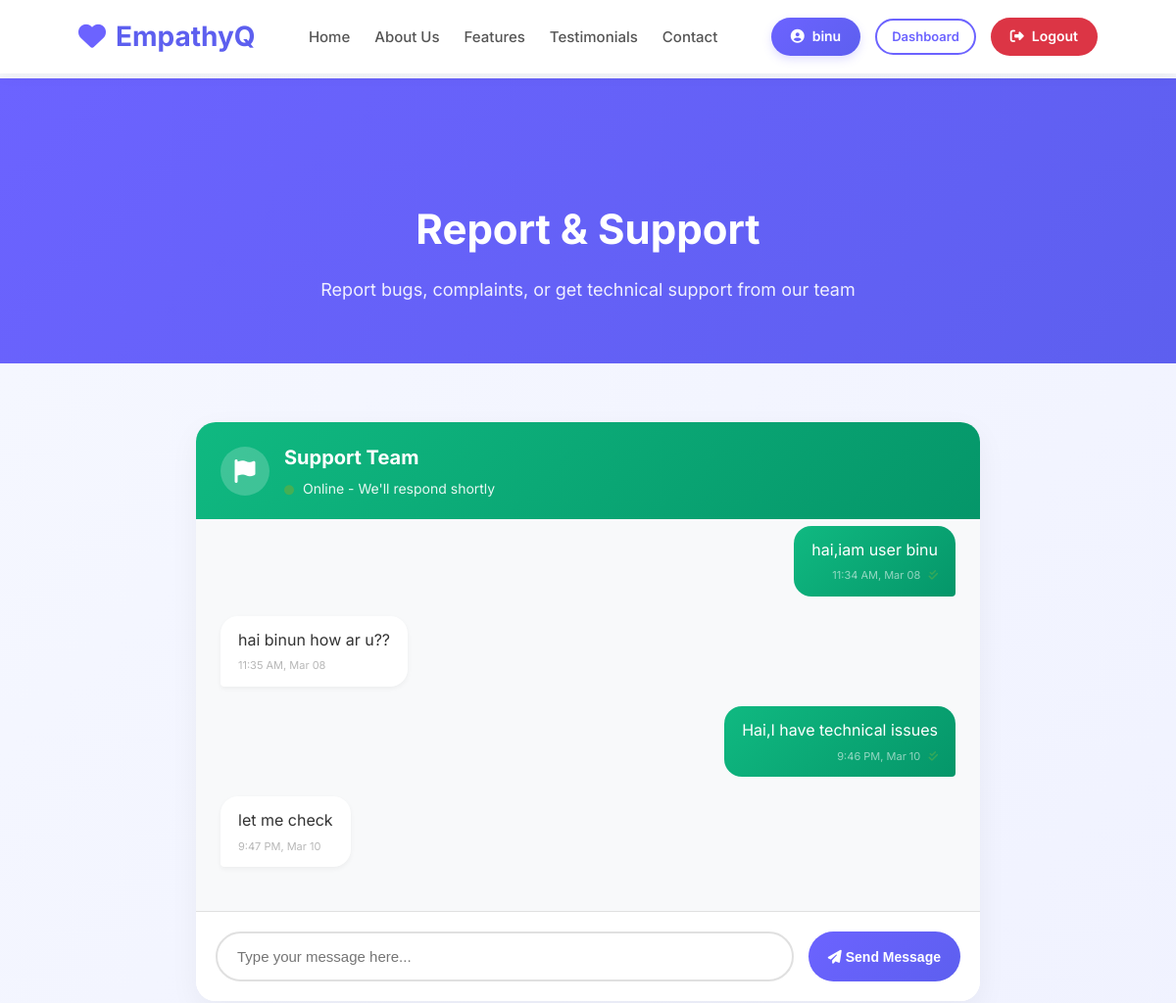
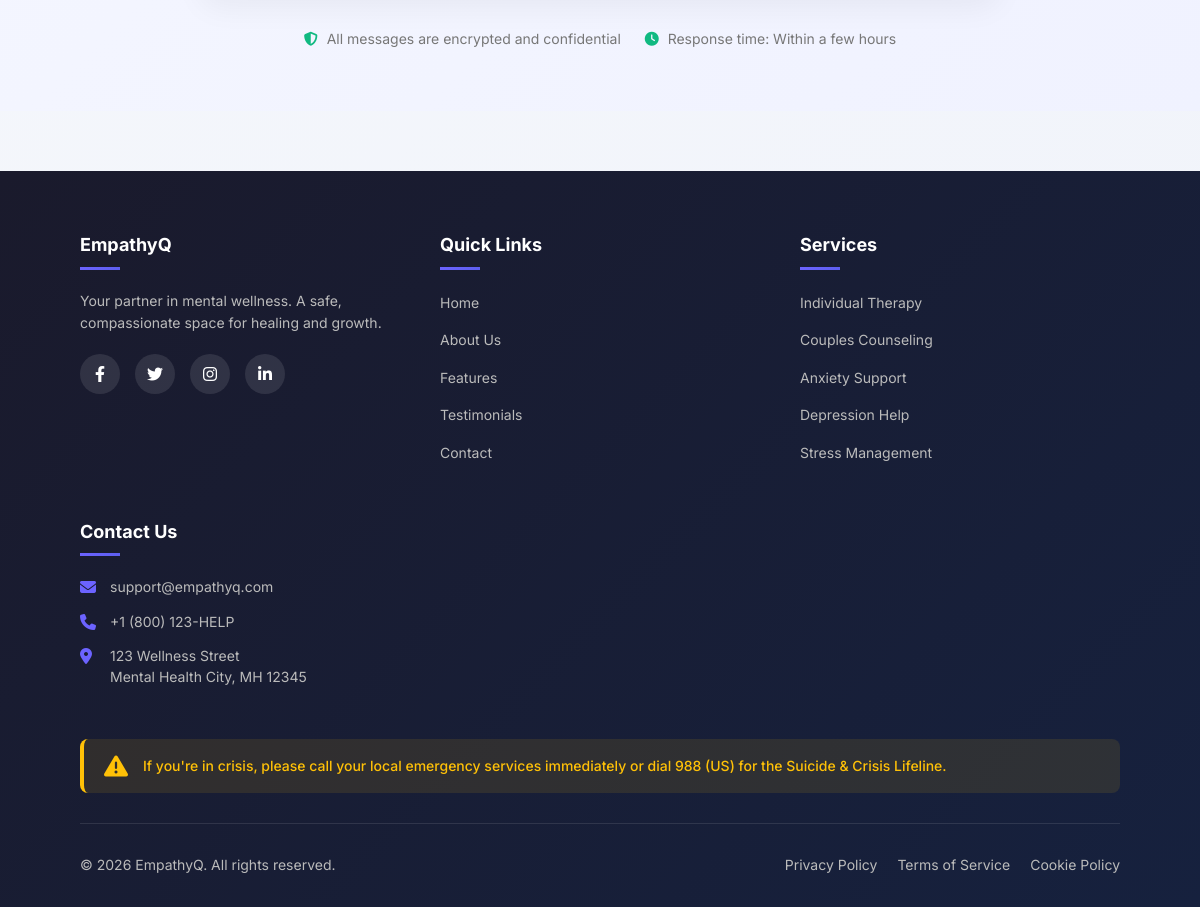
Page /user/chat/ (signed in) on the committed database (2 pictures, top to bottom).
### accounts/models.py (models this page shows, shortened)
class User(AbstractUser):
    USER = 'user'
    EXPERT = 'expert'
    ADMIN = 'admin'
    ROLE_CHOICES = [
        (USER, 'User'),
        (EXPERT, 'Expert'),
        (ADMIN, 'Admin'),
    ]
    role = models.CharField(
        max_length=10,
        choices=ROLE_CHOICES,
        default=USER
    )
    is_blocked = models.BooleanField(default=False, help_text="Designates whether the user is blocked by admin")
    blocked_reason = models.TextField(blank=True, null=True, help_text="Reason for blocking the user")
    blocked_at = models.DateTimeField(null=True, blank=True)
    blocked_by = models.ForeignKey('self', on_delete=models.SET_NULL, null=True, blank=True, related_name='blocked_users')

class ChatMessage(models.Model):
    sender = models.ForeignKey(User, on_delete=models.CASCADE, related_name='sent_messages')
    recipient = models.ForeignKey(User, on_delete=models.CASCADE, related_name='received_messages', null=True, blank=True)
    message = models.TextField()
    timestamp = models.DateTimeField(auto_now_add=True)
    is_read = models.BooleanField(default=False)
    is_admin_reply = models.BooleanField(default=False)
    conversation_id = models.CharField(max_length=100, blank=True)
    class Meta:
        ordering = ['timestamp']

### user/views.py (the view, shortened to what this page needs)
# urls.py: path('chat/', views.chat_support, name='chat'),  # Keep original
@login_required
def chat_support(request):
    admin_user = User.objects.filter(is_superuser=True).first()
    if not admin_user:
        messages.error(request, 'No admin available for chat. Please try again later.')
        return redirect('accounts:user_dashboard')
    conversation = AdminChatMessage.objects.filter(
        Q(sender=request.user, recipient=admin_user) |
        Q(sender=admin_user, recipient=request.user)
    ).order_by('timestamp')
    unread_messages = conversation.filter(
        sender=admin_user,
        recipient=request.user,
        is_read=False
    )
    unread_messages.update(is_read=True)
    context = {
        'conversation': conversation,
        'admin_user': admin_user,
    }
    return render(request, 'user/chat.html', context)

### user/templates/user/chat.html (shortened to what this page needs)
{% extends 'base.html' %}
{% block content %}
<section class="page-header">
    <div class="container">
        <h1>Report & Support</h1>
        <p>Report bugs, complaints, or get technical support from our team</p>
    </div>
</section>
<section class="chat-section">
    <div class="container">
        <div class="chat-container">
            <div class="chat-header">
                <div class="chat-header-icon">
                    <i class="fas fa-flag"></i>
                </div>
                <div class="chat-header-info">
                    <h2>Support Team</h2>
                    <p>
                        <i class="fas fa-circle" style="font-size: 10px; margin-right: 5px; color: #4caf50;"></i>
                        Online - We'll respond shortly
                    </p>
                </div>
            </div>
            <div class="chat-messages" id="chatMessages">
                {% if conversation %}
                    {% for msg in conversation %}
                        <div class="message {% if msg.sender == request.user %}sent{% else %}received{% endif %}">
                            <div class="message-bubble">
                                <p>{{ msg.message }}</p>
                                <div class="message-time">
                                    {{ msg.timestamp|date:"g:i A, M d" }}
                                    {% if msg.sender == request.user %}
                                        <span class="message-status">
                                            {% if msg.is_read %}
                                                <i class="fas fa-check-double" style="color: #4caf50;"></i>
                                            {% else %}
                                                <i class="fas fa-check"></i>
                                            {% endif %}
                                        </span>
                                    {% endif %}
                                </div>
                            </div>
                        </div>
                    {% endfor %}
                {% else %}
                    <div class="empty-messages">
                        <i class="fas fa-flag"></i>
                        <h3 style="margin-bottom: 10px;">No messages yet</h3>
                        <p>Start a conversation to report an issue or get support</p>
                    </div>
                {% endif %}
            </div>
            <form method="post" action="{% url 'user:chat' %}" class="chat-input-container" id="messageForm">
                <input type="text" name="message" class="chat-input" placeholder="Type your message here..." required autocomplete="off">
                <button type="submit" class="btn btn-primary">
                    <i class="fas fa-paper-plane"></i> Send Message
                </button>
            </form>
        </div>
        <div class="chat-info">
            <p>
                <i class="fas fa-shield-alt"></i> All messages are encrypted and confidential
                <span>
                    <i class="fas fa-clock"></i> Response time: Within a few hours
                </span>
            </p>
        </div>
    </div>
</section>
{% endblock %}

### templates/includes/navbar.html (shortened to what this page needs)
{% load static %}
<nav class="navbar">
    <div class="container nav-container">
        <a href="{% url 'accounts:index' %}" class="logo">
            <i class="fas fa-heart"></i> EmpathyQ
        </a>
        <ul class="nav-links">
            <li><a href="{% url 'accounts:index' %}#home">Home</a></li>
            <li><a href="{% url 'accounts:index' %}#about">About Us</a></li>
            <li><a href="{% url 'accounts:index' %}#features">Features</a></li>
            <li><a href="{% url 'accounts:index' %}#testimonials">Testimonials</a></li>
            <li><a href="{% url 'accounts:index' %}#contact">Contact</a></li>
        </ul>
        <div class="user-actions">
            {% if user.is_authenticated %}
                {% if user.is_superuser %}
                <span class="user-badge">
                    <i class="fas fa-user-shield"></i> {{ user.username }}
                </span>
                <a href="{% url 'accounts:admin_dashboard' %}" class="btn btn-outline btn-sm">Dashboard</a>
                {% elif user.role == 'expert' %}
                <span class="user-badge">
                    <i class="fas fa-user-md"></i> Dr. {{ user.get_full_name|default:user.username }}
                </span>
                <a href="{% url 'accounts:expert_dashboard' %}" class="btn btn-outline btn-sm">Dashboard</a>
                {% elif user.role == 'user' %}
                <span class="user-badge">
                    <i class="fas fa-user-circle"></i> {{ user.username }}
                </span>
                <a href="{% url 'accounts:user_dashboard' %}" class="btn btn-outline btn-sm">Dashboard</a>
                {% endif %}
                <a href="{% url 'accounts:logout' %}" class="logout-btn">
                    <i class="fas fa-sign-out-alt"></i> Logout
                </a>
            {% else %}
                <a href="{% url 'accounts:login' %}" class="btn btn-outline">Login</a>
                <a href="{% url 'accounts:user_register' %}" class="btn btn-primary">Get Started</a>
            {% endif %}
        </div>
    </div>
</nav>

### user/templates/user/chat.html (style rules this page uses)
.page-header { background: linear-gradient(135deg, #6c63ff, #5d5fef); color: white; padding: 120px 0 60px; text-align: center; }
.page-header h1 { font-size: 42px; font-weight: 700; margin-bottom: 15px; }
.page-header p { font-size: 18px; opacity: 0.9; max-width: 700px; margin: 0 auto; }
.chat-section { padding: 60px 0; background: linear-gradient(135deg, #f5f7ff 0%, #f0f2ff 100%); min-height: calc(100vh - 300px); }
.chat-container { background: white; border-radius: 20px; box-shadow: 0 10px 30px rgba(0, 0, 0, 0.05); overflow: hidden; max-width: 800px; margin: 0 auto; }
.chat-header { background: linear-gradient(135deg, #10b981, #059669); color: white; padding: 20px 25px; display: flex; align-items: center; gap: 15px; }
.chat-header-icon { width: 50px; height: 50px; background: rgba(255, 255, 255, 0.2); border-radius: 50%; display: flex; align-items: center; justify-content: center; font-size: 24px; }
.chat-header-info h2 { font-size: 20px; font-weight: 700; margin-bottom: 5px; }
.chat-header-info p { font-size: 14px; opacity: 0.9; }
.chat-messages { height: 400px; overflow-y: auto; padding: 25px; background: #f8f9fa; }
.message { display: flex; margin-bottom: 20px; }
.message.sent { justify-content: flex-end; }
.message.received { justify-content: flex-start; }
.message-bubble { max-width: 70%; padding: 12px 18px; border-radius: 18px; position: relative; }
.message.sent .message-bubble { background: linear-gradient(135deg, #10b981, #059669); color: white; border-bottom-right-radius: 4px; }
.message.received .message-bubble { background: white; color: #333; border-bottom-left-radius: 4px; box-shadow: 0 2px 5px rgba(0, 0, 0, 0.05); }
.message-time { font-size: 11px; margin-top: 5px; opacity: 0.7; }
.message.sent .message-time { text-align: right; color: rgba(255, 255, 255, 0.8); }
.message.received .message-time { color: #999; }
.message-status { font-size: 11px; margin-left: 5px; }
.chat-input-container { padding: 20px; background: white; border-top: 1px solid #e0e0e0; display: flex; gap: 15px; }
.chat-input { flex: 1; padding: 15px 20px; border: 2px solid #e0e0e0; border-radius: 30px; font-size: 15px; transition: all 0.3s; }
.btn { padding: 15px 25px; border-radius: 30px; text-decoration: none; font-weight: 600; transition: all 0.3s; display: inline-flex; align-items: center; gap: 8px; border: none; cursor: pointer; }
.btn-primary { background: linear-gradient(135deg, #10b981, #059669); color: white; }
.chat-info { margin-top: 30px; text-align: center; color: #777; font-size: 14px; }
.chat-info i { color: #10b981; margin-right: 5px; }
.chat-info span { margin-left: 20px; }

### templates/base.html (style rules this page uses)
* { margin: 0; padding: 0; box-sizing: border-box; }
body { font-family: 'Inter', -apple-system, BlinkMacSystemFont, sans-serif; background: linear-gradient(135deg, #f6f8fc 0%, #f0f3fa 100%); color: #333; line-height: 1.6; min-height: 100vh; display: flex; flex-direction: column; }
.container { width: 90%; max-width: 1200px; margin: 0 auto; padding: 0 20px; }
.btn { padding: 10px 25px; border-radius: 30px; text-decoration: none; font-weight: 600; transition: all 0.3s; display: inline-block; border: none; cursor: pointer; font-size: 14px; }
.btn-primary { background: linear-gradient(135deg, #6c63ff, #5d5fef); color: white; }
.btn-outline { border: 2px solid #6c63ff; color: #6c63ff; background: transparent; }
.btn-sm { padding: 8px 16px; font-size: 13px; }

### rows in the picture
User: username "binu"
ChatMessage: message "hai,iam user binu", timestamp "11:34 AM, Mar 08", is_read True (drawn)
ChatMessage: message "hai binun how ar u??", timestamp "11:35 AM, Mar 08"
ChatMessage: message "Hai,I have technical issues", timestamp "9:46 PM, Mar 10", is_read True (drawn)
ChatMessage: message "let me check", timestamp "9:47 PM, Mar 10"
